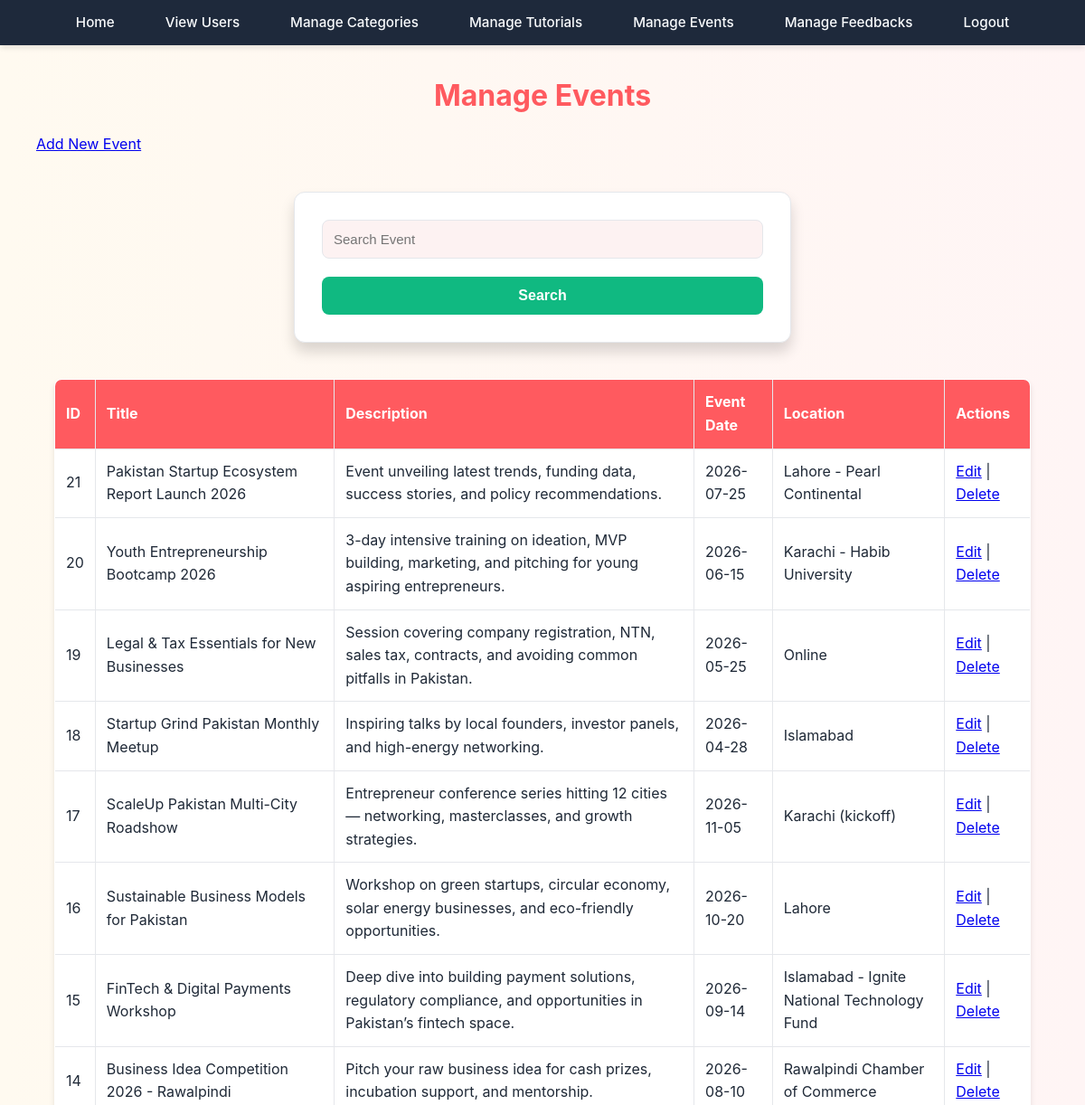
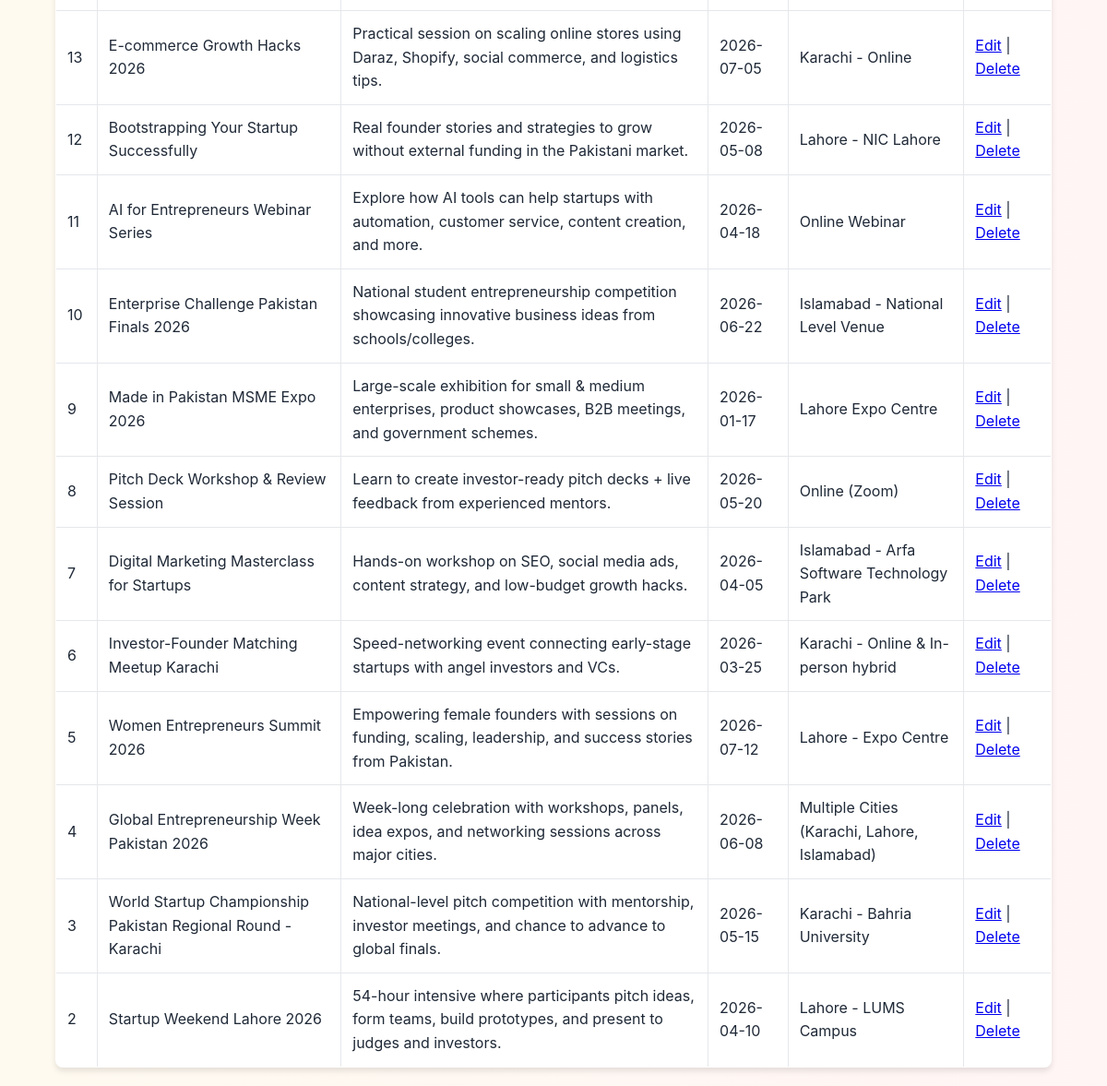
The page /admin/manage_events.php (signed in) on the database its author committed (2 pictures, top to bottom).
### tables this page shows
CREATE TABLE `events` (
  `event_id` int(11) NOT NULL,
  `title` varchar(200) DEFAULT NULL,
  `description` text DEFAULT NULL,
  `event_date` date DEFAULT NULL,
  `location` varchar(200) DEFAULT NULL
);

### admin/manage_events.php (the view, shortened to what this page needs)
<?php
include "config.php";
$searchQuery = "";
$events = mysqli_query($conn,"SELECT * FROM events $searchQuery ORDER BY event_id DESC");
?>
<!DOCTYPE html>
<html>
<head>
<link rel="stylesheet" href="../CSS/style.css">
</head>
<body>
<?php include('navbar.php'); ?>
<div>
<h2>Manage Events</h2>
<a href="add_event.php" style="margin:40px;">Add New Event</a>
<form method="get">
<input type="text" name="search" placeholder="Search Event"
value="<?php echo isset($_GET['search']) ? htmlspecialchars($_GET['search']) : ''; ?>">
<button type="submit">Search</button>
</form>
<?php if(mysqli_num_rows($events)>0){ ?>
<table border="1" cellpadding="10">
<tr>
<th>ID</th>
<th>Title</th>
<th>Description</th>
<th>Event Date</th>
<th>Location</th>
<th>Actions</th>
</tr>
<?php while($row = mysqli_fetch_assoc($events)){ ?>
<tr>
<td><?php echo $row['event_id']; ?></td>
<td><?php echo htmlspecialchars($row['title']); ?></td>
<td><?php echo htmlspecialchars($row['description']); ?></td>
<td><?php echo $row['event_date']; ?></td>
<td><?php echo htmlspecialchars($row['location']); ?></td>
<td>
<a href="edit_event.php?id=<?php echo $row['event_id']; ?>">Edit</a> |
<a href="?delete=<?php echo $row['event_id']; ?>"
onclick="return confirm('Delete this event?')">Delete</a>
</td>
</tr>
<?php } ?>
</table>
<?php } ?>
</div>
</body>
</html>

### CSS/style.css (style rules this page uses)
:root { --primary-color: #ff5a5f; --primary-hover: #e14d52; --secondary-color: #ffcc00; --secondary-hover: #e6b800; --text-primary: #1f2937; --text-secondary: #4b5563; --bg-primary: #ffffff; --bg-secondary: #fdf2f2; --border-color: #e5e7eb; --shadow-sm: 0 1px 2px rgba(0, 0, 0, 0.05); --shadow-md: 0 4px 6px rgba(0, 0, 0, 0.1); --shadow-lg: 0 10px 15px rgba(0, 0, 0, 0.15); }
* { margin: 0; padding: 0; box-sizing: border-box; }
body { font-family: 'Inter', sans-serif; background: linear-gradient(to right, #fffaf0, #fff5f5); color: var(--text-primary); line-height: 1.6; }
h1, h2, h3, h4, h5, h6 { margin-top: 30px; font-weight: 700; text-align: center; margin-bottom: 1rem; color: var(--primary-color); }
h2 { font-size: 2rem; }
form { max-width: 550px; margin: 40px auto; padding: 30px; background: var(--bg-primary); border-radius: 12px; box-shadow: var(--shadow-lg); border: 1px solid var(--border-color); }
input, select, textarea { width: 100%; padding: 12px; border: 1.5px solid var(--border-color); border-radius: 8px; margin-bottom: 20px; font-size: 15px; background-color: var(--bg-secondary); transition: border-color 0.2s, box-shadow 0.2s; }
button, input[type="submit"] { display: inline-block; width: 100%; background: #10b981; color: white; border: none; padding: 12px 20px; font-size: 1rem; font-weight: 600; cursor: pointer; border-radius: 8px; transition: all 0.2s ease; }
table { width: 90%; margin: 20px auto; border-collapse: collapse; background: var(--bg-primary); box-shadow: var(--shadow-md); border-radius: 8px; overflow: hidden; }
th, td { padding: 12px; border: 1px solid var(--border-color); text-align: left; }
th { background: var(--primary-color); color: white; }

### rows shown on the page
events: event_id "21", title "Pakistan Startup Ecosystem Report Launch 2026", description "Event unveiling latest trends, funding data, success stories, and policy recommendations.", event_date "2026-07-25", location "Lahore - Pearl Continental"
events: event_id "20", title "Youth Entrepreneurship Bootcamp 2026", description "3-day intensive training on ideation, MVP building, marketing, and pitching for young aspiring entrepreneurs.", event_date "2026-06-15", location "Karachi - Habib University"
events: event_id "19", title "Legal & Tax Essentials for New Businesses", description "Session covering company registration, NTN, sales tax, contracts, and avoiding common pitfalls in Pakistan.", event_date "2026-05-25", location "Online"
events: event_id "18", title "Startup Grind Pakistan Monthly Meetup", description "Inspiring talks by local founders, investor panels, and high-energy networking.", event_date "2026-04-28", location "Islamabad"
events: event_id "17", title "ScaleUp Pakistan Multi-City Roadshow", description "Entrepreneur conference series hitting 12 cities — networking, masterclasses, and growth strategies.", event_date "2026-11-05", location "Karachi (kickoff)"
events: event_id "16", title "Sustainable Business Models for Pakistan", description "Workshop on green startups, circular economy, solar energy businesses, and eco-friendly opportunities.", event_date "2026-10-20", location "Lahore"
events: event_id "15", title "FinTech & Digital Payments Workshop", description "Deep dive into building payment solutions, regulatory compliance, and opportunities in Pakistan’s fintech space.", event_date "2026-09-14", location "Islamabad - Ignite National Technology Fund"
events: event_id "14", title "Business Idea Competition 2026 - Rawalpindi", description "Pitch your raw business idea for cash prizes, incubation support, and mentorship.", event_date "2026-08-10", location "Rawalpindi Chamber of Commerce"
events: event_id "13", title "E-commerce Growth Hacks 2026", description "Practical session on scaling online stores using Daraz, Shopify, social commerce, and logistics tips.", event_date "2026-07-05", location "Karachi - Online"
events: event_id "12", title "Bootstrapping Your Startup Successfully", description "Real founder stories and strategies to grow without external funding in the Pakistani market.", event_date "2026-05-08", location "Lahore - NIC Lahore"
events: event_id "11", title "AI for Entrepreneurs Webinar Series", description "Explore how AI tools can help startups with automation, customer service, content creation, and more.", event_date "2026-04-18", location "Online Webinar"
events: event_id "10", title "Enterprise Challenge Pakistan Finals 2026", description "National student entrepreneurship competition showcasing innovative business ideas from schools/colleges.", event_date "2026-06-22", location "Islamabad - National Level Venue"
events: event_id "9", title "Made in Pakistan MSME Expo 2026", description "Large-scale exhibition for small & medium enterprises, product showcases, B2B meetings, and government schemes.", event_date "2026-01-17", location "Lahore Expo Centre"
events: event_id "8", title "Pitch Deck Workshop & Review Session", description "Learn to create investor-ready pitch decks + live feedback from experienced mentors.", event_date "2026-05-20", location "Online (Zoom)"
events: event_id "7", title "Digital Marketing Masterclass for Startups", description "Hands-on workshop on SEO, social media ads, content strategy, and low-budget growth hacks.", event_date "2026-04-05", location "Islamabad - Arfa Software Technology Park"
events: event_id "6", title "Investor-Founder Matching Meetup Karachi", description "Speed-networking event connecting early-stage startups with angel investors and VCs.", event_date "2026-03-25", location "Karachi - Online & In-person hybrid"
events: event_id "5", title "Women Entrepreneurs Summit 2026", description "Empowering female founders with sessions on funding, scaling, leadership, and success stories from Pakistan.", event_date "2026-07-12", location "Lahore - Expo Centre"
events: event_id "4", title "Global Entrepreneurship Week Pakistan 2026", description "Week-long celebration with workshops, panels, idea expos, and networking sessions across major cities.", event_date "2026-06-08", location "Multiple Cities (Karachi, Lahore, Islamabad)"
events: event_id "3", title "World Startup Championship Pakistan Regional Round - Karachi", description "National-level pitch competition with mentorship, investor meetings, and chance to advance to global finals.", event_date "2026-05-15", location "Karachi - Bahria University"
events: event_id "2", title "Startup Weekend Lahore 2026", description "54-hour intensive where participants pitch ideas, form teams, build prototypes, and present to judges and investors.", event_date "2026-04-10", location "Lahore - LUMS Campus"
